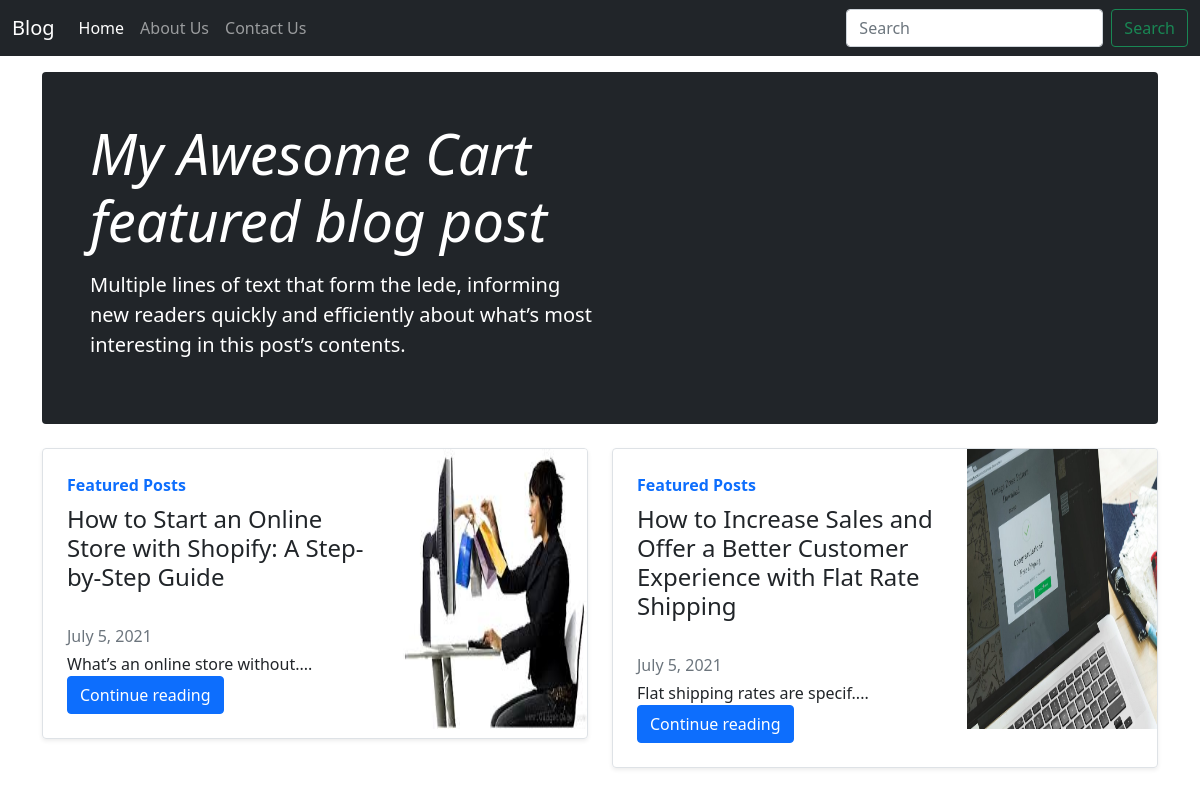
Screenshot of /blog/ with the database file from the repository.
### blog/models.py (models this page shows, shortened)
class Blogpost(models.Model):
    post_id=models.AutoField(primary_key=True)
    title=models.CharField(max_length=250)
    head0=models.CharField(max_length=500, default='')
    chead0=models.TextField(max_length=5000, default='')
    head1=models.CharField(max_length=500, default='')
    chead1=models.TextField(max_length=5000, default='')
    head2=models.CharField(max_length=500, default='')
    chead2=models.TextField(max_length=5000, default='')
    pub_date=models.DateField()
    thumbnail=models.ImageField(upload_to='blog/images', default='')

### blog/views.py (the view)
# urls.py: path('', views.index, name='blogHome'),
def index(request):
    myposts=Blogpost.objects.all()
    params={'myposts': myposts}
    return  render(request, 'blog/index.html', params)

### blog/templates/blog/index.html (shortened to what this page needs)
{% extends "blog/basic.html" %}
{% block body %}
    <div class="container mt-3" >
        <div class="p-4 p-md-5 mb-4 text-white rounded bg-dark">
          <div class="col-md-6 px-0">
            <h1 class="display-4 fst-italic">My Awesome Cart featured blog post</h1>
            <p class="lead my-3">Multiple lines of text that form the lede, informing new readers quickly and efficiently about what’s most interesting in this post’s contents.</p>
          </div>
        </div>
        <div class="row mb-2">
        {% for item in myposts %}
          <div class="col-md-6">
            <div class="row g-0 border rounded overflow-hidden flex-md-row mb-4 shadow-sm h-md-250 position-relative">
              <div class="col p-4 d-flex flex-column position-static">
                <strong class="d-inline-block mb-2 text-primary">Featured Posts</strong>
                <h3 class="mb-0">{{item.title|safe}}</h3>
                <div class="mb-1 text-muted">{{item.pub_date}}</div>
                <p class="card-text mb-auto">{{item.chead0|safe|slice:"0:30"}}....</p>
                <a href="blogpost/{{item.post_id}}" class="stretched-link"><button class="btn btn-primary">Continue reading</button></a>
              </div>
              <div class="col-auto d-none d-lg-block">
                <img src="/media/{{item.thumbnail}}" class="bd-placeholder-img" width="190" height="280">
              </div>
            </div>
          </div>
        {% if forloop.counter|divisibleby:2 %}
        </div><div class="row mb-2">
        {% endif %}
        {% endfor %}
    </div>
    {% endblock %}

### rows the page displays
Blogpost: title "How to Start an Online Store with Shopify: A Step-by-Step Guide", pub_date "July 5, 2021", chead0 "What’s an online store without", thumbnail (picture)
Blogpost: title "How to Increase Sales and Offer a Better Customer Experience with Flat Rate Shipping", pub_date "July 5, 2021", chead0 "Flat shipping rates are specif", thumbnail (picture)
